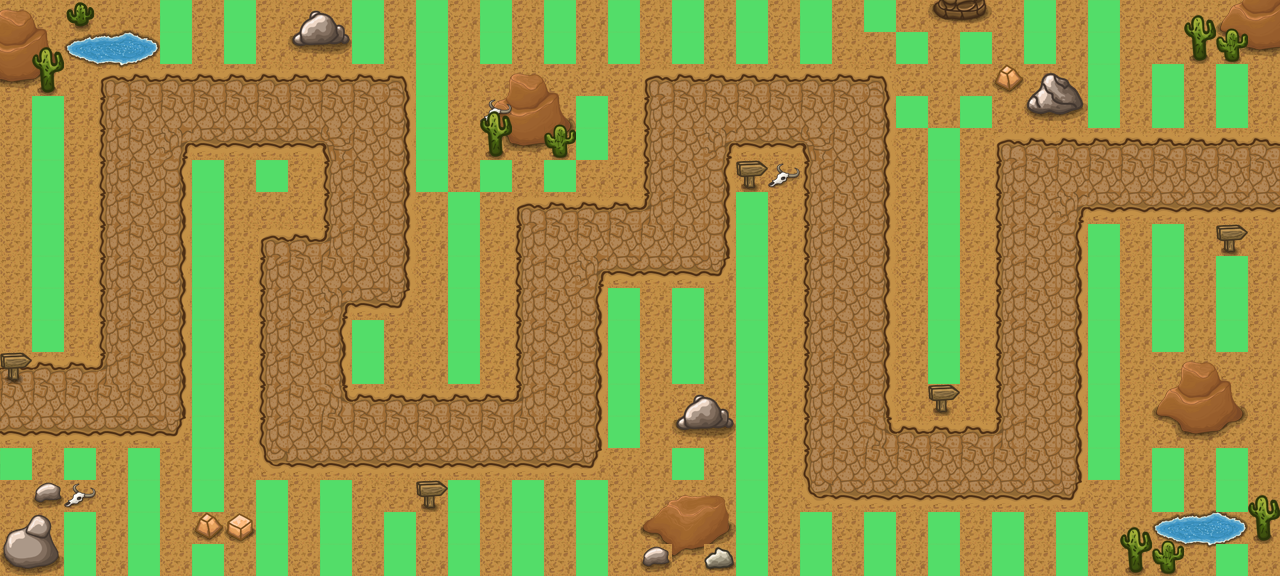

A 2D game scene composited from a Tiled map and its tileset images. What follows is a short description and the map's XML, with each tile layer's data collapsed to a summary:
An orthogonal 40x18 tile map with 32x32 px tiles, 6 tile layers (dirt, path, details 1, details 3, ...) and 1 object.

<map version="1.9" tiledversion="1.9.2" orientation="orthogonal" renderorder="right-down" width="40" height="18" tilewidth="32" tileheight="32" infinite="0" nextlayerid="8" nextobjectid="3">
 <editorsettings>
  <export target="defense-game..js" format="js" />
 </editorsettings>
 <tileset firstgid="1" source="tileset my.tsx" />
 <layer id="1" name="dirt" width="40" height="18">
  <data>[720 cells, 720 non-empty, 1 distinct tile ids]</data>
 </layer>
 <layer id="2" name="path" width="40" height="18">
  <data>[720 cells, 279 non-empty, 13 distinct tile ids]</data>
 </layer>
 <layer id="3" name="details 1" width="40" height="18">
  <data>[720 cells, 60 non-empty, 29 distinct tile ids]</data>
 </layer>
 <layer id="5" name="details 3" width="40" height="18">
  <data>[720 cells, 1 non-empty, 1 distinct tile ids]</data>
 </layer>
 <layer id="4" name="details 2" width="40" height="18">
  <data>[720 cells, 41 non-empty, 24 distinct tile ids]</data>
 </layer>
 <objectgroup id="6" name="Object Layer 1">
  <object id="1" x="0" y="0">
   <polyline points="0,0 -24.6667,401.333 144,400 143.333,109.333 368.667,109.333 370,270 298.667,270 300,430 557.333,429.333 559.333,238.667 686.667,238.667 687.333,107.333 845.333,107.333 844,462.667 1042,464 1041.33,174 1346.67,172" />
  </object>
 </objectgroup>
 <layer id="7" name="placemetTiles" width="40" height="18">
  <data>[720 cells, 156 non-empty, 1 distinct tile ids]</data>
 </layer>
</map>